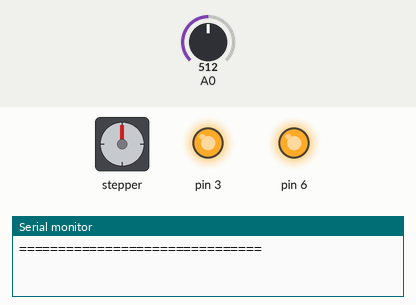
This sketch was run on a simulated Arduino Uno, built with avr-gcc and run on an emulated ATmega328P. On the bench: stepper motor, output pins drawn as LEDs (lit = HIGH), the last lines printed to the serial monitor. Inputs (shaded band) come from the test bench; at power-on: A0 = 512. Stepper angles assume 200 steps per turn.

Above: at 0.15 s.
At 1.2 s:
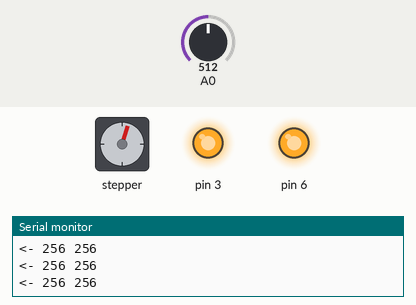
1.3 s: A0 set to 716
At 10.2 s:
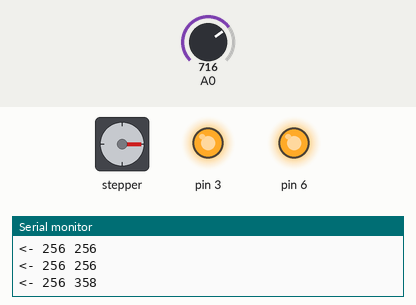
Timing chart, 0 to 11.7 s (numbered marks = the images above; inputs shaded):
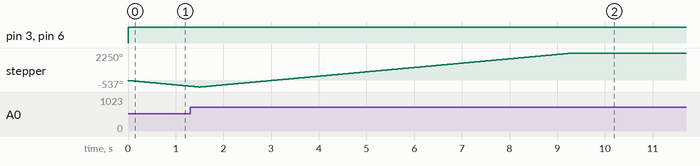

The sketch:

stepper_calibrate.ino
```cpp
#include <Stepper.h>

#define POT A0
#define INIT 0
#define GO_LEFT 1
#define POISK 2
#define WORK 3
#define MIN 1
#define SPED 2
#define READY 4
#define VALUE_RECEIVED 5
#define GO 6
#define VALUE_REACHED 7
#define GO_RIGHT 8

#define STEPS_PER_REVOLUTION 200
#define RESOLUTION 61

Stepper myStepper(STEPS_PER_REVOLUTION, 2, 4, 5, 7);


int state, work_state = INIT;
int init_state = INIT;
int value, current_value, stp = 0;

int num[RESOLUTION];

int getPotValue(int Ax)
{
  return analogRead(Ax)/2;
}


bool can_go_left()
{

  int x0 = getPotValue(POT);
  myStepper.step(-50);
  int x1 = getPotValue(POT);
  Serial.print("<- ");
  Serial.print(x0);
  Serial.print(" ");
  Serial.println(x1);
  return x0 >= x1;
}

bool can_go_right()
{
  int x0 = getPotValue(POT);
  myStepper.step(50);
  int x1 = getPotValue(POT);
  Serial.print("-> ");
  Serial.print(x0);
  Serial.print(" ");
  Serial.println(x1);
  return x0 <= x1;
}

void poisk()
{
  for (int i = 0; i < 61; i++)
  {
    num[i] = analogRead(A0);
    myStepper.step(25);
  }
  Serial.println("=============================");
  delay (500);
  for (int i = 0; i < 61; i++)
  {
    Serial.println(num[i]);
  }
  delay (1000);
}

void work()
{
  int dx, min_dx, min_i;
  int a = 0;
  int c = analogRead(A0);
  Serial.println("Calibrate is done. Ready to take valyes");
  switch (work_state)
  {
  case INIT:
    if (Serial.available() > 0)
    {
      a = Serial.read();
      Serial.println(a);
      work_state = MIN;
    }

    break;
  case MIN:

    min_dx = 1023;
    for ( int i = 0; i<61; i++)
    {
      dx = abs(num[i] - c);
      if (dx< min_dx)
      {
        min_dx = dx;
        min_i = i;
      }
    }
    work_state = SPED;
    break;
  case SPED:
    if  ( a == min_i)
    {
      myStepper.step(0);
    }
    else
    {
      myStepper.step(-25);
    }
    work_state = INIT;
    break;
  }

}


void setup()
{
  Serial.begin(9600);
  myStepper.setSpeed(60);
  Serial.println("===============================");
}

int i;

void loop()
{
  analogWrite(3, 255);
  analogWrite(6, 255);
  switch (state)
  {
  case INIT:

    switch (init_state)
    {
    case INIT:
      init_state = GO_LEFT;
      break;
    case GO_LEFT:
      if (not can_go_left())
      {
        i = 0;
        init_state = POISK;
      }
      break;
    case POISK:
      num[i++] = analogRead(A0);
      myStepper.step(25);
      if (i > 61)
      {
        init_state = READY;
      }

      break;
    case READY:
      state = WORK;
      break;
    }
  case WORK:
    switch (work_state)
    {
    case READY:
      if (Serial.available() > 0)
      {
        value = Serial.read();
        state = VALUE_RECEIVED;
      }
      break;
    case VALUE_RECEIVED:
      if (current_value < value)
      {
        work_state = GO_LEFT;
      }
      else if (current_value > value)
      {
        work_state = GO_RIGHT;
      }
      else
      {
        work_state = VALUE_REACHED;
      }
      break;
    case GO_LEFT:
      stp = 25;
      break;
    case GO_RIGHT:
      stp = -25;
      break;
    case GO:
      myStepper.step(stp);
      if (value == current_value)
      {
        work_state = VALUE_REACHED;
      }
      break;
      case VALUE_REACHED:
      work_state = READY;
      break;
    }
    break;
  }
}
```
